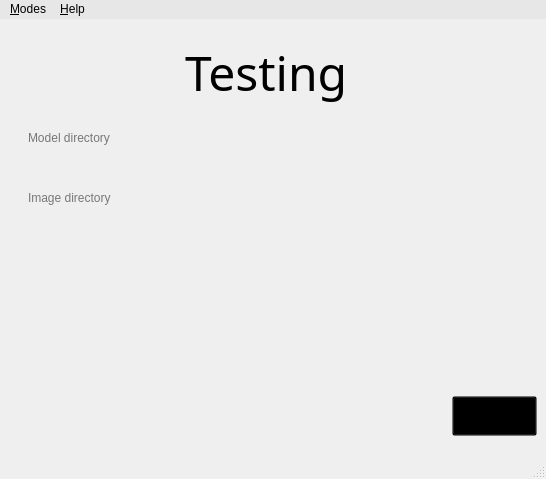
<?xml version="1.0" encoding="UTF-8"?>
<ui version="4.0">
 <class>MainWindow</class>
 <widget class="QMainWindow" name="MainWindow">
  <property name="windowModality">
   <enum>Qt::NonModal</enum>
  </property>
  <property name="enabled">
   <bool>true</bool>
  </property>
  <property name="geometry">
   <rect>
    <x>0</x>
    <y>0</y>
    <width>546</width>
    <height>479</height>
   </rect>
  </property>
  <property name="windowTitle">
   <string>Face Recognition</string>
  </property>
  <property name="windowIcon">
   <iconset resource="guiResource.qrc">
    <normaloff>:/Icon/icon.ico</normaloff>:/Icon/icon.ico</iconset>
  </property>
  <property name="windowOpacity">
   <double>1.000000000000000</double>
  </property>
  <property name="toolTipDuration">
   <number>0</number>
  </property>
  <property name="styleSheet">
   <string notr="true">QStatusBar#statusBar
{
	border-image: url(:/Background/background.jpg);
}</string>
  </property>
  <property name="iconSize">
   <size>
    <width>20</width>
    <height>20</height>
   </size>
  </property>
  <property name="animated">
   <bool>true</bool>
  </property>
  <property name="tabShape">
   <enum>QTabWidget::Rounded</enum>
  </property>
  <widget class="QWidget" name="centralWidget">
   <property name="enabled">
    <bool>true</bool>
   </property>
   <property name="styleSheet">
    <string notr="true">QWidget#centralWidget
{
	border-image: url(:/Background/background.jpg);
}</string>
   </property>
   <layout class="QGridLayout" name="gridLayout_4">
    <property name="leftMargin">
     <number>0</number>
    </property>
    <property name="topMargin">
     <number>0</number>
    </property>
    <property name="rightMargin">
     <number>0</number>
    </property>
    <property name="bottomMargin">
     <number>0</number>
    </property>
    <item row="0" column="0">
     <layout class="QGridLayout" name="gridLayout_3">
      <property name="spacing">
       <number>0</number>
      </property>
      <item row="0" column="0">
       <widget class="QStackedWidget" name="stackedWidget">
        <property name="minimumSize">
         <size>
          <width>0</width>
          <height>0</height>
         </size>
        </property>
        <property name="autoFillBackground">
         <bool>false</bool>
        </property>
        <property name="styleSheet">
         <string notr="true"/>
        </property>
        <property name="frameShape">
         <enum>QFrame::NoFrame</enum>
        </property>
        <property name="frameShadow">
         <enum>QFrame::Plain</enum>
        </property>
        <property name="currentIndex">
         <number>2</number>
        </property>
        <widget class="QWidget" name="Welcome">
         <layout class="QGridLayout" name="gridLayout">
          <item row="0" column="0">
           <layout class="QGridLayout" name="gridLayout_9">
            <item row="1" column="0">
             <widget class="QLabel" name="faceRecIcon">
              <property name="text">
               <string>&lt;html&gt;&lt;head/&gt;&lt;body&gt;&lt;p align=&quot;center&quot;&gt;&lt;img  src=&quot;:/WelcomeImage/welcom.png&quot;/&gt;&lt;/p&gt;&lt;/body&gt;&lt;/html&gt;</string>
              </property>
             </widget>
            </item>
            <item row="0" column="0" alignment="Qt::AlignHCenter">
             <widget class="QLabel" name="faceRecTitle">
              <property name="sizePolicy">
               <sizepolicy hsizetype="Fixed" vsizetype="Fixed">
                <horstretch>0</horstretch>
                <verstretch>0</verstretch>
               </sizepolicy>
              </property>
              <property name="font">
               <font>
                <family>Bauhaus 93</family>
                <pointsize>36</pointsize>
               </font>
              </property>
              <property name="styleSheet">
               <string notr="true"/>
              </property>
              <property name="text">
               <string>Face Recognition</string>
              </property>
             </widget>
            </item>
           </layout>
          </item>
         </layout>
        </widget>
        <widget class="QWidget" name="Training">
         <layout class="QGridLayout" name="gridLayout_8">
          <item row="0" column="0">
           <layout class="QGridLayout" name="gridLayout_2">
            <property name="spacing">
             <number>0</number>
            </property>
            <item row="1" column="0">
             <layout class="QVBoxLayout" name="verticalLayout_2">
              <property name="leftMargin">
               <number>40</number>
              </property>
              <property name="rightMargin">
               <number>40</number>
              </property>
              <item>
               <widget class="QGroupBox" name="browseBox">
                <property name="styleSheet">
                 <string notr="true">border-style: none</string>
                </property>
                <property name="title">
                 <string/>
                </property>
                <property name="flat">
                 <bool>false</bool>
                </property>
                <property name="checkable">
                 <bool>false</bool>
                </property>
                <widget class="QPushButton" name="browseBtn">
                 <property name="geometry">
                  <rect>
                   <x>319</x>
                   <y>6</y>
                   <width>91</width>
                   <height>51</height>
                  </rect>
                 </property>
                 <property name="sizePolicy">
                  <sizepolicy hsizetype="Fixed" vsizetype="Fixed">
                   <horstretch>0</horstretch>
                   <verstretch>0</verstretch>
                  </sizepolicy>
                 </property>
                 <property name="styleSheet">
                  <string notr="true">QPushButton#browseBtn:hover
{
	image: url(:/BrowseBtn/browseHover.png);

}

QPushButton#browseBtn:pressed
{
	image: url(:/BrowseBtn/browsePush.png);

}

QPushButton#browseBtn
{
	image: url(:/BrowseBtn/browseDef.png);
	background:transparent;

}</string>
                 </property>
                 <property name="text">
                  <string/>
                 </property>
                 <property name="iconSize">
                  <size>
                   <width>10</width>
                   <height>10</height>
                  </size>
                 </property>
                 <property name="autoRepeatDelay">
                  <number>4</number>
                 </property>
                 <property name="autoRepeatInterval">
                  <number>4</number>
                 </property>
                </widget>
                <widget class="QLabel" name="dirImage">
                 <property name="geometry">
                  <rect>
                   <x>4</x>
                   <y>10</y>
                   <width>311</width>
                   <height>41</height>
                  </rect>
                 </property>
                 <property name="text">
                  <string>&lt;html&gt;&lt;head/&gt;&lt;body&gt;&lt;p&gt;&lt;img src=&quot;:/Dir/textInsert.png&quot;/&gt;&lt;/p&gt;&lt;/body&gt;&lt;/html&gt;</string>
                 </property>
                </widget>
                <widget class="QLineEdit" name="lineEdit">
                 <property name="geometry">
                  <rect>
                   <x>17</x>
                   <y>16</y>
                   <width>281</width>
                   <height>31</height>
                  </rect>
                 </property>
                 <property name="font">
                  <font>
                   <pointsize>9</pointsize>
                  </font>
                 </property>
                 <property name="autoFillBackground">
                  <bool>false</bool>
                 </property>
                 <property name="styleSheet">
                  <string notr="true">QLineEdit 
{
	background:transparent
}

</string>
                 </property>
                 <property name="text">
                  <string/>
                 </property>
                 <property name="frame">
                  <bool>false</bool>
                 </property>
                 <property name="placeholderText">
                  <string>Training directory</string>
                 </property>
                </widget>
                <zorder>dirImage</zorder>
                <zorder>lineEdit</zorder>
                <zorder>browseBtn</zorder>
               </widget>
              </item>
             </layout>
            </item>
            <item row="3" column="0">
             <layout class="QHBoxLayout" name="horizontalLayout">
              <item alignment="Qt::AlignRight|Qt::AlignBottom">
               <widget class="QPushButton" name="trainBtn">
                <property name="sizePolicy">
                 <sizepolicy hsizetype="Preferred" vsizetype="Preferred">
                  <horstretch>0</horstretch>
                  <verstretch>0</verstretch>
                 </sizepolicy>
                </property>
                <property name="minimumSize">
                 <size>
                  <width>150</width>
                  <height>40</height>
                 </size>
                </property>
                <property name="styleSheet">
                 <string notr="true">
QPushButton#trainBtn:hover
{
	image: url(:/StartTrainingBtn/startTrainingHover.png);
}

QPushButton#trainBtn:pressed
{
	image: url(:/StartTrainingBtn/startTrainingPush.png);
}

QPushButton#trainBtn
{
	image: url(:/StartTrainingBtn/startTrainingDef.png);
	background:transparent;

}







</string>
                </property>
                <property name="text">
                 <string/>
                </property>
                <property name="iconSize">
                 <size>
                  <width>10</width>
                  <height>10</height>
                 </size>
                </property>
                <property name="autoRepeatDelay">
                 <number>4</number>
                </property>
                <property name="autoRepeatInterval">
                 <number>4</number>
                </property>
               </widget>
              </item>
             </layout>
            </item>
            <item row="0" column="0" alignment="Qt::AlignHCenter">
             <widget class="QLabel" name="trainingTitle">
              <property name="sizePolicy">
               <sizepolicy hsizetype="Fixed" vsizetype="Fixed">
                <horstretch>0</horstretch>
                <verstretch>0</verstretch>
               </sizepolicy>
              </property>
              <property name="font">
               <font>
                <family>Bauhaus 93</family>
                <pointsize>36</pointsize>
               </font>
              </property>
              <property name="text">
               <string>Training</string>
              </property>
             </widget>
            </item>
            <item row="2" column="0">
             <spacer name="horizontalSpacer">
              <property name="orientation">
               <enum>Qt::Horizontal</enum>
              </property>
              <property name="sizeHint" stdset="0">
               <size>
                <width>40</width>
                <height>20</height>
               </size>
              </property>
             </spacer>
            </item>
           </layout>
          </item>
         </layout>
        </widget>
        <widget class="QWidget" name="Testing">
         <layout class="QGridLayout" name="gridLayout_6">
          <item row="0" column="0">
           <layout class="QGridLayout" name="gridLayout_5">
            <property name="spacing">
             <number>0</number>
            </property>
            <item row="0" column="0" alignment="Qt::AlignHCenter">
             <widget class="QLabel" name="label">
              <property name="sizePolicy">
               <sizepolicy hsizetype="Fixed" vsizetype="Fixed">
                <horstretch>0</horstretch>
                <verstretch>0</verstretch>
               </sizepolicy>
              </property>
              <property name="font">
               <font>
                <family>Bauhaus 93</family>
                <pointsize>36</pointsize>
               </font>
              </property>
              <property name="text">
               <string>Testing </string>
              </property>
             </widget>
            </item>
            <item row="1" column="0">
             <layout class="QVBoxLayout" name="verticalLayout_3">
              <item>
               <widget class="QGroupBox" name="browseBoxTesting_2">
                <property name="sizePolicy">
                 <sizepolicy hsizetype="Preferred" vsizetype="Fixed">
                  <horstretch>0</horstretch>
                  <verstretch>0</verstretch>
                 </sizepolicy>
                </property>
                <property name="minimumSize">
                 <size>
                  <width>0</width>
                  <height>60</height>
                 </size>
                </property>
                <property name="styleSheet">
                 <string notr="true">border-style: none</string>
                </property>
                <property name="title">
                 <string/>
                </property>
                <property name="flat">
                 <bool>false</bool>
                </property>
                <property name="checkable">
                 <bool>false</bool>
                </property>
                <widget class="QPushButton" name="browseBtnModel">
                 <property name="geometry">
                  <rect>
                   <x>319</x>
                   <y>6</y>
                   <width>91</width>
                   <height>51</height>
                  </rect>
                 </property>
                 <property name="sizePolicy">
                  <sizepolicy hsizetype="Fixed" vsizetype="Fixed">
                   <horstretch>0</horstretch>
                   <verstretch>0</verstretch>
                  </sizepolicy>
                 </property>
                 <property name="styleSheet">
                  <string notr="true">QPushButton#browseBtnModel:hover
{
	image: url(:/BrowseBtn/browseHover.png);

}

QPushButton#browseBtnModel:pressed
{
	image: url(:/BrowseBtn/browsePush.png);

}

QPushButton#browseBtnModel
{
	image: url(:/BrowseBtn/browseDef.png);
	background:transparent;

}</string>
                 </property>
                 <property name="text">
                  <string/>
                 </property>
                 <property name="iconSize">
                  <size>
                   <width>10</width>
                   <height>10</height>
                  </size>
                 </property>
                 <property name="autoRepeatDelay">
                  <number>4</number>
                 </property>
                 <property name="autoRepeatInterval">
                  <number>4</number>
                 </property>
                </widget>
                <widget class="QLabel" name="dirImageTesting_2">
                 <property name="geometry">
                  <rect>
                   <x>4</x>
                   <y>10</y>
                   <width>311</width>
                   <height>41</height>
                  </rect>
                 </property>
                 <property name="text">
                  <string>&lt;html&gt;&lt;head/&gt;&lt;body&gt;&lt;p&gt;&lt;img src=&quot;:/Dir/textInsert.png&quot;/&gt;&lt;/p&gt;&lt;/body&gt;&lt;/html&gt;</string>
                 </property>
                </widget>
                <widget class="QLineEdit" name="lineEditTesting_2">
                 <property name="geometry">
                  <rect>
                   <x>17</x>
                   <y>16</y>
                   <width>281</width>
                   <height>31</height>
                  </rect>
                 </property>
                 <property name="font">
                  <font>
                   <pointsize>9</pointsize>
                  </font>
                 </property>
                 <property name="autoFillBackground">
                  <bool>false</bool>
                 </property>
                 <property name="styleSheet">
                  <string notr="true">QLineEdit 
{
	background:transparent
}

</string>
                 </property>
                 <property name="text">
                  <string/>
                 </property>
                 <property name="frame">
                  <bool>false</bool>
                 </property>
                 <property name="placeholderText">
                  <string>Model directory</string>
                 </property>
                </widget>
               </widget>
              </item>
              <item>
               <widget class="QGroupBox" name="browseBoxTesting">
                <property name="sizePolicy">
                 <sizepolicy hsizetype="Preferred" vsizetype="Fixed">
                  <horstretch>0</horstretch>
                  <verstretch>0</verstretch>
                 </sizepolicy>
                </property>
                <property name="minimumSize">
                 <size>
                  <width>0</width>
                  <height>60</height>
                 </size>
                </property>
                <property name="styleSheet">
                 <string notr="true">border-style: none</string>
                </property>
                <property name="title">
                 <string/>
                </property>
                <property name="flat">
                 <bool>false</bool>
                </property>
                <property name="checkable">
                 <bool>false</bool>
                </property>
                <widget class="QPushButton" name="browseBtnTesting">
                 <property name="geometry">
                  <rect>
                   <x>319</x>
                   <y>6</y>
                   <width>91</width>
                   <height>51</height>
                  </rect>
                 </property>
                 <property name="sizePolicy">
                  <sizepolicy hsizetype="Fixed" vsizetype="Fixed">
                   <horstretch>0</horstretch>
                   <verstretch>0</verstretch>
                  </sizepolicy>
                 </property>
                 <property name="styleSheet">
                  <string notr="true">QPushButton#browseBtnTesting:hover
{
	image: url(:/BrowseBtn/browseHover.png);

}

QPushButton#browseBtnTesting:pressed
{
	image: url(:/BrowseBtn/browsePush.png);

}

QPushButton#browseBtnTesting
{
	image: url(:/BrowseBtn/browseDef.png);
	background:transparent;

}</string>
                 </property>
                 <property name="text">
                  <string/>
                 </property>
                 <property name="iconSize">
                  <size>
                   <width>10</width>
                   <height>10</height>
                  </size>
                 </property>
                 <property name="autoRepeatDelay">
                  <number>4</number>
                 </property>
                 <property name="autoRepeatInterval">
                  <number>4</number>
                 </property>
                </widget>
                <widget class="QLabel" name="dirImageTesting">
                 <property name="geometry">
                  <rect>
                   <x>4</x>
                   <y>10</y>
                   <width>311</width>
                   <height>41</height>
                  </rect>
                 </property>
                 <property name="text">
                  <string>&lt;html&gt;&lt;head/&gt;&lt;body&gt;&lt;p&gt;&lt;img src=&quot;:/Dir/textInsert.png&quot;/&gt;&lt;/p&gt;&lt;/body&gt;&lt;/html&gt;</string>
                 </property>
                </widget>
                <widget class="QLineEdit" name="lineEditTesting">
                 <property name="geometry">
                  <rect>
                   <x>17</x>
                   <y>16</y>
                   <width>281</width>
                   <height>31</height>
                  </rect>
                 </property>
                 <property name="font">
                  <font>
                   <pointsize>9</pointsize>
                  </font>
                 </property>
                 <property name="autoFillBackground">
                  <bool>false</bool>
                 </property>
                 <property name="styleSheet">
                  <string notr="true">QLineEdit 
{
	background:transparent
}

</string>
                 </property>
                 <property name="text">
                  <string/>
                 </property>
                 <property name="frame">
                  <bool>false</bool>
                 </property>
                 <property name="placeholderText">
                  <string>Image directory</string>
                 </property>
                </widget>
               </widget>
              </item>
              <item>
               <layout class="QGridLayout" name="gridLayout_7">
                <property name="leftMargin">
                 <number>40</number>
                </property>
                <property name="spacing">
                 <number>0</number>
                </property>
                <item row="0" column="0">
                 <widget class="QLabel" name="label_2">
                  <property name="sizePolicy">
                   <sizepolicy hsizetype="Fixed" vsizetype="Fixed">
                    <horstretch>0</horstretch>
                    <verstretch>0</verstretch>
                   </sizepolicy>
                  </property>
                  <property name="minimumSize">
                   <size>
                    <width>210</width>
                    <height>210</height>
                   </size>
                  </property>
                  <property name="styleSheet">
                   <string notr="true">QLabel#label_2
{
border-image: url(:/DefaultImage/defualtImage.png);
}</string>
                  </property>
                  <property name="text">
                   <string/>
                  </property>
                  <property name="alignment">
                   <set>Qt::AlignLeading|Qt::AlignLeft|Qt::AlignTop</set>
                  </property>
                 </widget>
                </item>
                <item row="0" column="1" alignment="Qt::AlignRight|Qt::AlignBottom">
                 <widget class="QPushButton" name="testBtn">
                  <property name="sizePolicy">
                   <sizepolicy hsizetype="Fixed" vsizetype="Fixed">
                    <horstretch>0</horstretch>
                    <verstretch>0</verstretch>
                   </sizepolicy>
                  </property>
                  <property name="minimumSize">
                   <size>
                    <width>85</width>
                    <height>40</height>
                   </size>
                  </property>
                  <property name="styleSheet">
                   <string notr="true">
QPushButton#testBtn:hover
{
	
	image: url(:/TestBtn/testHover.png);
}

QPushButton#testBtn:pressed
{
	
	image: url(:/TestBtn/testPush.png);
}

QPushButton#testBtn
{
	
	image: url(:/TestBtn/testDef.png);
	background:transparent;

}







</string>
                  </property>
                  <property name="text">
                   <string/>
                  </property>
                  <property name="iconSize">
                   <size>
                    <width>10</width>
                    <height>10</height>
                   </size>
                  </property>
                  <property name="autoRepeatDelay">
                   <number>4</number>
                  </property>
                  <property name="autoRepeatInterval">
                   <number>4</number>
                  </property>
                 </widget>
                </item>
               </layout>
              </item>
             </layout>
            </item>
           </layout>
          </item>
         </layout>
        </widget>
       </widget>
      </item>
     </layout>
    </item>
   </layout>
  </widget>
  <widget class="QMenuBar" name="menubar">
   <property name="geometry">
    <rect>
     <x>0</x>
     <y>0</y>
     <width>546</width>
     <height>26</height>
    </rect>
   </property>
   <property name="styleSheet">
    <string notr="true">background-color: rgb(231, 231, 231);
selection-color: rgb(0, 0, 0);
selection-background-color: rgb(154, 201, 254);
</string>
   </property>
   <widget class="QMenu" name="menu_file">
    <property name="title">
     <string>&amp;Modes</string>
    </property>
    <addaction name="actionTrain_Guide"/>
    <addaction name="actionTest_Guide"/>
    <addaction name="actionTrain"/>
    <addaction name="actionTesting"/>
    <addaction name="separator"/>
    <addaction name="actionExit"/>
   </widget>
   <widget class="QMenu" name="menu_Help">
    <property name="title">
     <string>&amp;Help</string>
    </property>
    <addaction name="actionHow_to_use"/>
    <addaction name="actionAbout"/>
   </widget>
   <addaction name="menu_file"/>
   <addaction name="menu_Help"/>
  </widget>
  <widget class="QStatusBar" name="statusBar">
   <property name="sizeGripEnabled">
    <bool>true</bool>
   </property>
  </widget>
  <action name="actionTrain">
   <property name="text">
    <string>Train Learner</string>
   </property>
  </action>
  <action name="actionTesting">
   <property name="text">
    <string>Test Learner</string>
   </property>
  </action>
  <action name="actionExit">
   <property name="text">
    <string>Exit</string>
   </property>
  </action>
  <action name="actionHow_to_use">
   <property name="text">
    <string>How to use</string>
   </property>
  </action>
  <action name="actionAbout">
   <property name="text">
    <string>About</string>
   </property>
  </action>
  <action name="actionTrain_Guide">
   <property name="text">
    <string>Train Guide</string>
   </property>
  </action>
  <action name="actionTest_Guide">
   <property name="text">
    <string>Test Guide</string>
   </property>
  </action>
 </widget>
 <resources>
  <include location="guiResource.qrc"/>
 </resources>
 <connections/>
</ui>
